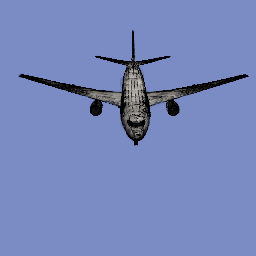
#> input picture Outputs/AbstractImages/backup/lb_0.png, 256 x 256 px; its folder holds 3 pictures in this run
$ python generate_abstract_gif.py --folder Outputs/AbstractImages/backup --domain_type Outputs/AbstractImages/backup/lb_0.png
#> lines starting #> are read from the running program, lines starting #| are printed output that depends on the picture
import os
import PIL
from PIL import Image, ImageDraw, ImageFont
import argparse
import math

def parse_args():
    """Parse command line arguments."""
    parser = argparse.ArgumentParser(description="Generate GIF from LB / Ref / UB Images")
    parser.add_argument(
        "--folder",
        type=str,
        default=None,
        help="Path to folder containing lb_*.png, ref_*.png, ub_*.png images",
    )
    parser.add_argument(
        "--save_folder",
        type=str,
        default=None,
        help="Folder to save the output GIF",
    )
    parser.add_argument(
        "--object_name",
        type=str,
        default="airplane",
        help="Type of domain ('round' for angle display, else just index)"
    )
    parser.add_argument(
        "--domain_type",
        type=str,
        required=True,
        help="Type of domain ('round' for angle display, else just index)"
    )
    parser.add_argument(
        "--height",
        type=int,
        default=300,
        help="Height of images in GIF (width adjusted to keep aspect ratio)"
    )
    return parser.parse_args()


def main():
    args = parse_args()
    domain_type = args.domain_type
    img_h = args.height
    object_name = args.object_name

    if args.folder is None:
        folder =  "Outputs/AbstractImages/"+object_name+"/"+domain_type
    else:
        folder = args.folder
    if args.save_folder is None:
        save_folder = "Outputs/AbstractGif/"+object_name+"/"+domain_type
    else:
        save_folder = args.save_folder

    # Create save folder if it does not exist
    os.makedirs(save_folder, exist_ok=True)

    # Load images
    images_dict = {}
    for fname in os.listdir(folder):
        if fname.endswith(".png") and (fname.startswith("lb_") or fname.startswith("ub_") or fname.startswith("ref_")):
            images_dict[fname] = Image.open(os.path.join(folder, fname))

    # Extract max index from lb files
    indices = [int(f.split('_')[1].split('.')[0]) for f in images_dict if f.startswith("ref_")]
#> indices = [0, 0]
    max_index = max(indices) if indices else 0
#> max_index = 0
    total_num = max_index + 1
#> total_num = 1

    # Generate frames for GIF
    frames = []
    for num in range(total_num):
        row_images = []
        for prefix in ["lb_", "ref_", "ub_"]:
            key = f"{prefix}{num}.png"
            if key in images_dict:
                img = images_dict[key]
                w = int(img.width * (img_h / img.height))
                img_resized = img.resize((w, img_h), Image.Resampling.LANCZOS)
                row_images.append(img_resized)
            else:
                row_images.append(Image.new("RGB", (img_h, img_h), (255, 255, 255)))

        # Concatenate images horizontally
        total_w = sum(im.width for im in row_images)
        combined_img = Image.new("RGB", (total_w, img_h))
        x_offset = 0
        for im in row_images:
            combined_img.paste(im, (x_offset, 0))
            x_offset += im.width

        # Optional: draw degree display for "round"
        try:


            # Get the default PIL font directory
            font_path = os.path.join(os.path.dirname(PIL.__file__), "fonts", "DejaVuSans.ttf")
            font = ImageFont.truetype(font_path, size=20)
            # font = ImageFont.load_default()
            draw = ImageDraw.Draw(combined_img)

            if domain_type == "round":
                degrees = (2 * math.pi / total_num) * num * 180 / math.pi
                draw.text((10, 10), f"{degrees:.1f}°", fill=(255, 0, 0), font=font)
            elif domain_type == "z":
                val = (num / total_num -1/2) * 15
                draw.text((10, 10), f"{val:.1f}ft", fill=(255, 0, 0), font=font)
            elif domain_type == "x":
                val = -(num / total_num -1/2) * 10+90
                draw.text((10, 10), f"{val:.1f}ft", fill=(255, 0, 0), font=font)
            elif domain_type == "y":
                val = (num / total_num -1/2) * 60+30
                draw.text((10, 10), f"{val:.1f}ft", fill=(255, 0, 0), font=font)
            elif domain_type == "yaw":
                degrees = (num / total_num -1/2) * 60
                draw.text((10, 10), f"{degrees:.1f}°", fill=(255, 0, 0), font=font)
        except:
            font = None
            #draw.text((10, 10), f"{degrees:.1f}°", fill=(255, 0, 0), font=font)

        frames.append(combined_img)
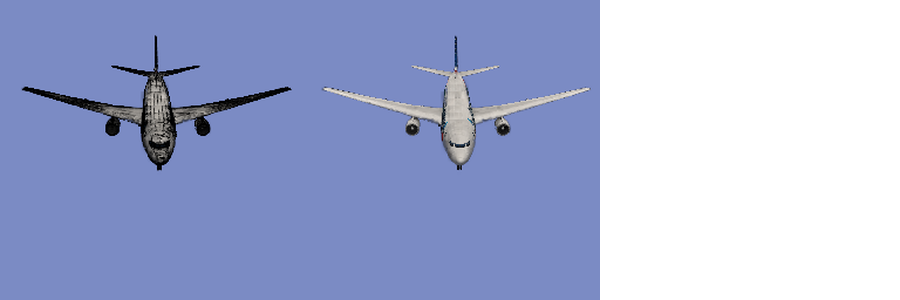
#> combined_img: PIL image 900x300 RGB; mean R, G, B 166.4, 176.3, 211.9
#> im: PIL image 300x300 RGB; every value is 255
#> after the loop, frames = 1 item

    # Save as GIF
    save_path = os.path.join(save_folder, "lb_ref_ub_animation.gif")
    frames[0].save(save_path, save_all=True, append_images=frames[1:], duration=600, loop=0)
    print(f"GIF saved to {save_path}")


if __name__ == "__main__":
    main()
